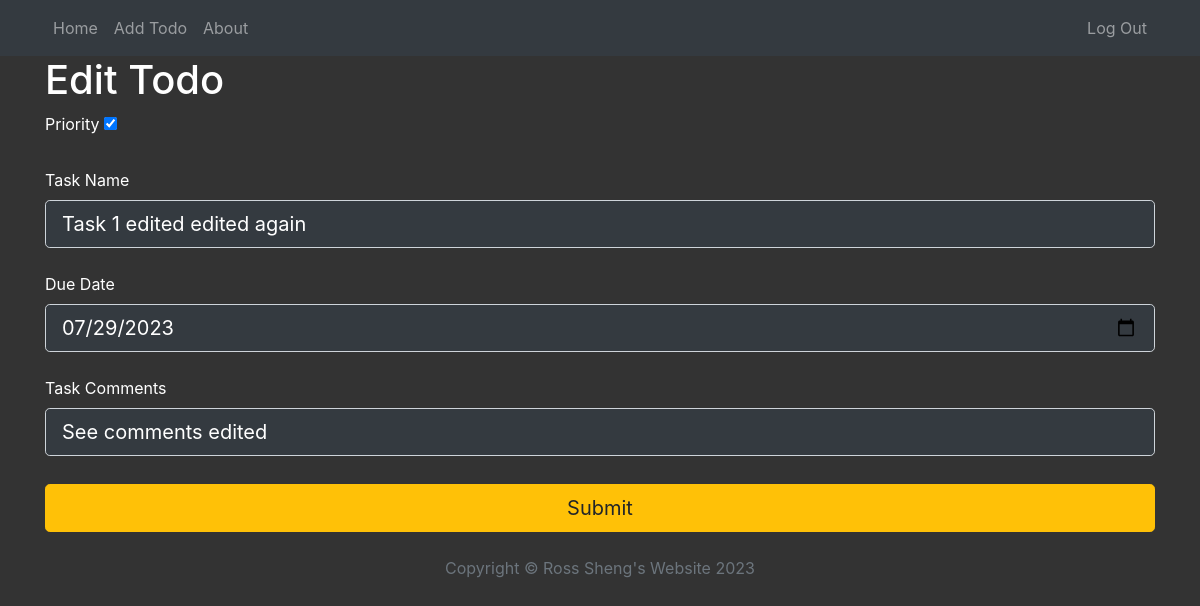
Screenshot of /edit_todo/1 (signed in) with the database file from the repository.
### main.py (models this page shows)
class ToDo(db.Model):
    __tablename__ = "todos"
    id = db.Column(db.Integer, primary_key=True)
    author_id = db.Column(db.Integer, db.ForeignKey("users.id"))
    author = relationship("User", back_populates="todos")
    title = db.Column(db.String(250), unique=True, nullable=False)
    priority = db.Column(db.Boolean, nullable=False)
    due_date = db.Column(db.DateTime, nullable=False)
    body = db.Column(db.Text, nullable=False)

### main.py (the view, shortened to what this page needs)
@app.route("/edit_todo/<int:todo_id>", methods=["GET", "POST"])
@login_required
def edit_todo(todo_id):
    todo_to_edit = ToDo.query.get(todo_id)
    date = todo_to_edit.due_date.date()
    edit_form = TodoForm(
        title= todo_to_edit.title,
        priority = todo_to_edit.priority,
        author = current_user,
        due_date = date,
        body = todo_to_edit.body
    )
    return render_template("add_todo.html", form = edit_form, is_edit=True, current_user=current_user,todo_id=todo_id)

### forms.py
class TodoForm(FlaskForm):
    title = StringField("Task Name", validators=[DataRequired()])
    priority = BooleanField("Priority")
    due_date = DateField("Due Date", validators=[DataRequired()])
    body = StringField("Task Comments", validators=[DataRequired()])
    submit = SubmitField("Submit")

### main.py (called while the page is built)
@login_manager.user_loader
def load_user(user_id):
    return User.query.get(int(user_id))

### templates/add_todo.html (shortened to what this page needs)
{% extends 'base.html' %}
{% block content %}{% include "header.html" %}
 <div class="container">
      <div class="row">
        <div class="col">
            {% if is_edit: %}
            <h1>Edit Todo</h1>
            <form method="post" action="{{ url_for('edit_todo', todo_id=todo_id) }}">
            {% else: %}
            <h1>New Todo</h1>
            <form method="post" action="{{ url_for('add_todo') }}">
                {% endif %}
                    <div class="form-outline mb-4">
                        {{ form.priority.label }}
                        {{ form.priority(checked='checked')}}
                    </div>
                    <div class="form-outline mb-4">
                        {{ form.title.label }}
                        {{ form.title(class="form-control form-control-lg", id="title") }}
                    </div>
                    <div class="form-outline mb-4">
                        {{ form.due_date.label }}
                        {{ form.due_date(class="form-control form-control-lg", id="due_date") }}
                    </div>
                    <div class="form-outline mb-4">
                        {{ form.body.label }}
                        {{ form.body(class="form-control form-control-lg", id="comments") }}
                    </div>
                    <div class="pt-1 mb-4">
                        {{ form.submit(class="btn btn-warning btn-lg btn-block") }}
                    </div>
                </form>
{% include "footer.html" %}
{% endblock %}

### static/css/styles.css (style rules this page uses)
body { background-color: #333; color: white; }
.form-control { background-color: #343a40; border-color: #ced4da; color: #ffffff; }
.btn { background-color: #ffc107; border-color: #ffc107; }

### rows the page displays
ToDo: priority "☑", title "Task 1 edited edited again", due_date "07/29/2023", body "See comments edited"
